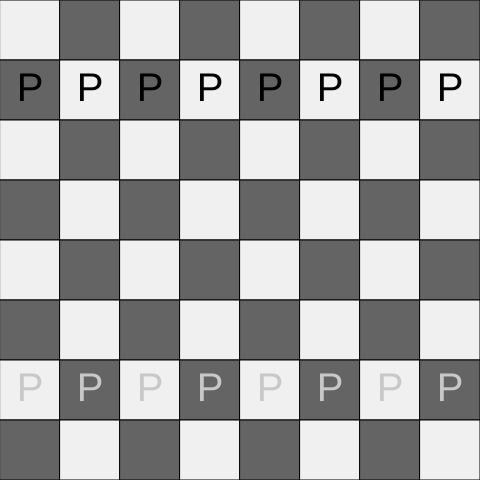
Frame 1 (no input)
Frame 60 (no input): identical to frame 1, image omitted
Frame 120 (the mouse pressed at the canvas centre since frame 60): identical to frame 1, image omitted

The p5.js sketch that drew this single still picture (run headless with seeded random() and noise() and a simulated clock; from frame 60 on, the mouse is pressed at the canvas centre):

// p5.js sketch
// ── sketch.js
let board = [];
let selectedPiece = null;
let tileSize = 60;
let rows = 8;
let cols = 8;

function setup() {
  createCanvas(480, 480);
  // Vytvorenie šachovnice a umiestnenie pešiakov
  for (let i = 0; i < rows; i++) {
    board[i] = [];
    for (let j = 0; j < cols; j++) {
      if (i === 1) board[i][j] = 'BP'; // Čierny Pešiak
      else if (i === 6) board[i][j] = 'WP'; // Biely Pešiak
      else board[i][j] = ''; // Prázdne políčko
    }
  }
}

function draw() {
  background(255);
  drawBoard();
  drawPieces();
}

function drawBoard() {
  for (let i = 0; i < rows; i++) {
    for (let j = 0; j < cols; j++) {
      if ((i + j) % 2 === 0) fill(240);
      else fill(100);
      rect(j * tileSize, i * tileSize, tileSize, tileSize);
    }
  }
}

function drawPieces() {
  textSize(40);
  textAlign(CENTER, CENTER);
  for (let i = 0; i < rows; i++) {
    for (let j = 0; j < cols; j++) {
      if (board[i][j] === 'BP') {
        fill(0);
        text('P', j * tileSize + tileSize / 2, i * tileSize + tileSize / 2);
      } else if (board[i][j] === 'WP') {
        fill(200);
        text('P', j * tileSize + tileSize / 2, i * tileSize + tileSize / 2);
      }
    }
  }
}

function mousePressed() {
  let x = floor(mouseX / tileSize);
  let y = floor(mouseY / tileSize);
  if (selectedPiece) {
    board[y][x] = selectedPiece;
    selectedPiece = null;
  } else {
    selectedPiece = board[y][x];
    board[y][x] = '';
  }
}
